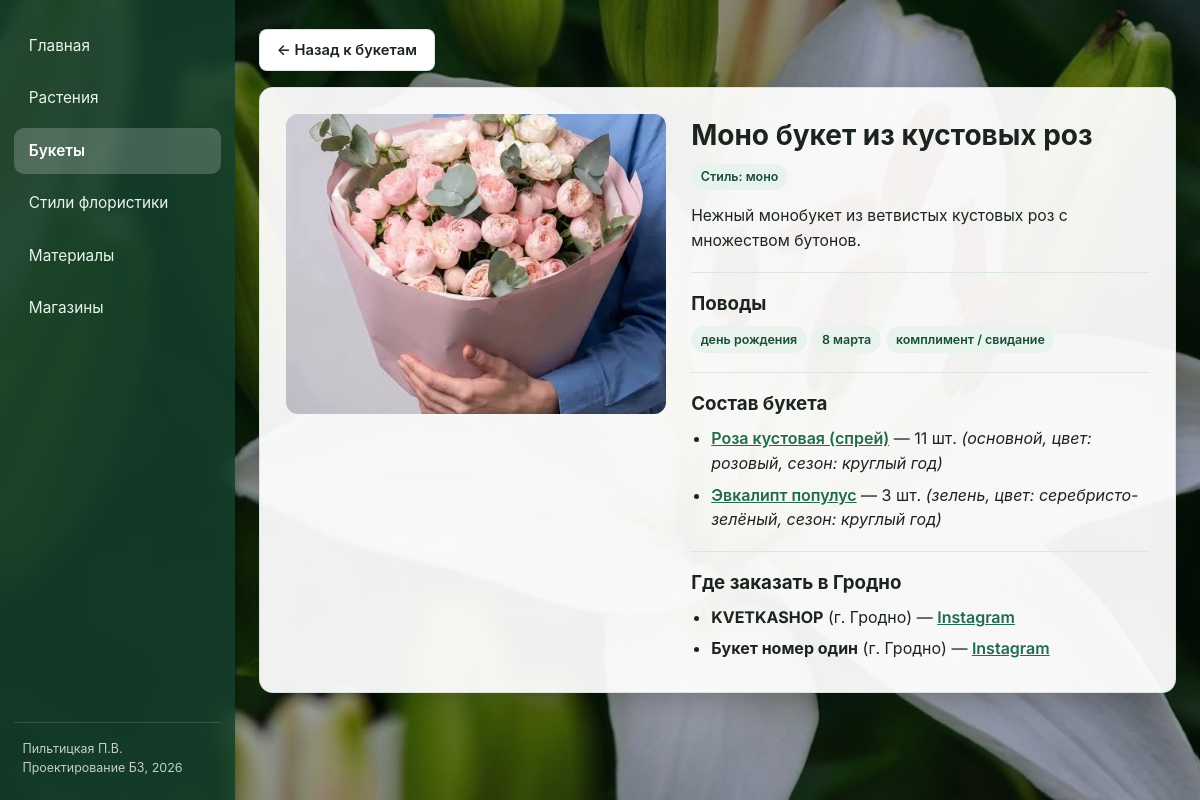
/bouquets/1, run on the app's committed database.
### tables this page shows
CREATE TABLE bouquets (
    bouquet_id   INTEGER PRIMARY KEY AUTOINCREMENT,
    name         VARCHAR(150) NOT NULL,
    description  TEXT,
    style        VARCHAR(50),
    image_url    TEXT
);

CREATE TABLE occasions (
    occasion_id  INTEGER PRIMARY KEY AUTOINCREMENT,
    name         VARCHAR(100) NOT NULL
);

CREATE TABLE bouquet_composition (
    bouquet_id   INTEGER NOT NULL REFERENCES bouquets(bouquet_id) ON DELETE CASCADE,
    plant_id     INTEGER NOT NULL REFERENCES plants(plant_id) ON DELETE RESTRICT,
    quantity     INTEGER NOT NULL DEFAULT 1,
    role         VARCHAR(30),
    PRIMARY KEY (bouquet_id, plant_id)
);

CREATE TABLE plants (
    plant_id     INTEGER PRIMARY KEY AUTOINCREMENT,
    name_ru      VARCHAR(100) NOT NULL,
    name_latin   VARCHAR(100),
    category     VARCHAR(50),
    color        VARCHAR(50),
    season       VARCHAR(50),
    description  TEXT,
    care_info    TEXT,
    image_url    TEXT
);

CREATE TABLE shops (
    shop_id        INTEGER PRIMARY KEY AUTOINCREMENT,
    name           VARCHAR(150) NOT NULL,
    city           VARCHAR(50) DEFAULT 'Гродно',
    instagram_url  TEXT NOT NULL,
    description    TEXT
);

### app.py (the view)
@app.route("/bouquets/<int:bouquet_id>")
def bouquet_detail(bouquet_id: int):
    conn = get_db()
    try:
        bouquet = conn.execute("SELECT * FROM bouquets WHERE bouquet_id = ?", (bouquet_id,)).fetchone()
        if not bouquet:
            abort(404)
        composition = conn.execute(
            """
            SELECT bc.quantity, bc.role, p.plant_id, p.name_ru, p.color, p.season, p.care_info
            FROM bouquet_composition bc
            JOIN plants p ON p.plant_id = bc.plant_id
            WHERE bc.bouquet_id = ?
            """,
            (bouquet_id,),
        ).fetchall()
        occasions = conn.execute(
            """
            SELECT o.name FROM bouquet_occasions bo
            JOIN occasions o ON o.occasion_id = bo.occasion_id
            WHERE bo.bouquet_id = ?
            """,
            (bouquet_id,),
        ).fetchall()
        shops = conn.execute(
            """
            SELECT s.shop_id, s.name, s.city, s.instagram_url, s.description
            FROM shop_bouquets sb
            JOIN shops s ON s.shop_id = sb.shop_id
            WHERE sb.bouquet_id = ?
            """,
            (bouquet_id,),
        ).fetchall()
        return render_template(
            "bouquet_detail.html",
            bouquet=bouquet,
            composition=composition,
            occasions=[r["name"] for r in occasions],
            shops=shops,
        )
    finally:
        conn.close()

### app.py (called while the page is built)
def ensure_db_ready() -> None:
    need_init = False
    if not DB_PATH.exists():
        need_init = True
    else:
        try:
            conn = sqlite3.connect(DB_PATH)
            count = conn.execute("SELECT COUNT(*) FROM plants").fetchone()[0]
            styles_count = conn.execute("SELECT COUNT(*) FROM styles").fetchone()[0]
            conn.close()
            if count == 0 or styles_count == 0:
                need_init = True
        except Exception:
            need_init = True
    if need_init:
        init_db(DB_PATH)

def get_db() -> sqlite3.Connection:
    ensure_db_ready()
    conn = sqlite3.connect(DB_PATH)
    conn.row_factory = sqlite3.Row
    conn.execute("PRAGMA foreign_keys = ON;")
    return conn

### templates/bouquet_detail.html (shortened to what this page needs)
{% extends "base.html" %}
{% block content %}
<div style="margin-bottom:1rem;">
  <a href="{{ url_for('bouquets_list') }}" class="btn btn-outline">← Назад к букетам</a>
</div>
<div class="detail-card">
  <div class="detail-grid">
    <img src="/{{ bouquet.image_url or 'static/img/placeholder.svg' }}"
         onerror="this.src='{{ url_for('static', filename='img/placeholder.svg') }}'"
         alt="{{ bouquet.name }}"
         class="detail-img">
    <div>
      <h1 style="margin:0 0 0.4rem; font-size:1.75rem;">{{ bouquet.name }}</h1>
      {% if bouquet.style %}
        <div class="badges" style="margin-bottom:0.9rem;">
          <span class="badge">Стиль: {{ bouquet.style }}</span>
        </div>
      {% endif %}
      {% if bouquet.description %}
        <p style="margin:0 0 0.9rem; font-size:0.98rem;">{{ bouquet.description }}</p>
      {% endif %}
      {% if occasions %}
        <div class="detail-section">
          <h3 style="margin:0 0 0.5rem;">Поводы</h3>
          <div class="badges" style="margin:0;">
            {% for o in occasions %}
              <span class="badge">{{ o }}</span>
            {% endfor %}
          </div>
        </div>
      {% endif %}
      {% if composition %}
        <div class="detail-section">
          <h3 style="margin:0 0 0.5rem;">Состав букета</h3>
          <ul style="margin:0; padding-left:1.25rem;">
            {% for c in composition %}
              <li style="margin-bottom:0.45rem;">
                <a href="{{ url_for('plant_detail', plant_id=c.plant_id) }}" style="color:#226a4d; font-weight:600;">{{ c.name_ru }}</a>
                — {{ c.quantity }} шт. <em>({{ c.role }}, цвет: {{ c.color }}, сезон: {{ c.season }})</em>
              </li>
            {% endfor %}
          </ul>
        </div>
      {% endif %}
      {% if shops %}
        <div class="detail-section">
          <h3 style="margin:0 0 0.5rem;">Где заказать в Гродно</h3>
          <ul style="margin:0; padding-left:1.25rem;">
            {% for s in shops %}
              <li style="margin-bottom:0.35rem;">
                <strong>{{ s.name }}</strong> (г. {{ s.city }}) —
                <a href="{{ s.instagram_url }}" target="_blank" rel="noopener noreferrer" style="color:#226a4d; font-weight:600;">Instagram</a>
              </li>
            {% endfor %}
          </ul>
        </div>
      {% endif %}
    </div>
  </div>
</div>
{% endblock %}

### static/css/style.css (style rules this page uses)
:root { --primary: #226a4d; --primary-dark: #184e38; --primary-light: #e8f3ee; --sidebar-w: 235px; --surface: rgba(255, 255, 255, 0.94); --surface-solid: #ffffff; --text: #1b241f; --muted: #5c6b63; --border: rgba(215, 226, 220, 0.85); --radius: 14px; }
* { box-sizing: border-box; }
html, body, button, input, select, textarea, th, td, a, h1, h2, h3, h4, p, span, div, li { font-family: "Inter", -apple-system, BlinkMacSystemFont, Arial, sans-serif; }
body { margin: 0; color: var(--text); line-height: 1.55; background: url("/static/img/hero_lily.jpg") center center / cover fixed no-repeat; }
.btn { display: inline-block; padding: 0.55rem 1.05rem; border-radius: 8px; border: none; font-weight: 600; font-size: 0.92rem; cursor: pointer; text-decoration: none; }
.btn-outline { background: var(--surface-solid); border: 1px solid var(--border); color: var(--text); }
.badges { display: flex; flex-wrap: wrap; gap: 0.35rem; margin-bottom: 0.65rem; }
.badge { background: var(--primary-light); color: var(--primary-dark); padding: 0.22rem 0.6rem; border-radius: 999px; font-size: 0.78rem; font-weight: 600; }
.detail-card { background: var(--surface); border: 1px solid var(--border); border-radius: var(--radius); padding: 1.6rem; box-shadow: 0 8px 26px rgba(0, 0, 0, 0.18); }
.detail-grid { display: grid; grid-template-columns: minmax(260px, 380px) 1fr; gap: 1.6rem; align-items: start; }
.detail-img { width: 100%; border-radius: 12px; object-fit: cover; max-height: 300px; background: var(--primary-light); }
.detail-section { margin-top: 1.2rem; padding-top: 1rem; border-top: 1px solid #dce5df; }

### data on the page
bouquets: image_url (picture), name "Моно букет из кустовых роз", style "моно", description "Нежный монобукет из ветвистых кустовых роз с множеством бутонов."
occasions: name "день рождения"
occasions: name "8 марта"
occasions: name "комплимент / свидание"
bouquet_composition: name_ru "Роза кустовая (спрей)", quantity "11", role "основной", color "розовый", season "круглый год"
bouquet_composition: name_ru "Эвкалипт популус", quantity "3", role "зелень", color "серебристо-зелёный", season "круглый год"
shops: name "KVETKASHOP", city "Гродно"
shops: name "Букет номер один", city "Гродно"
